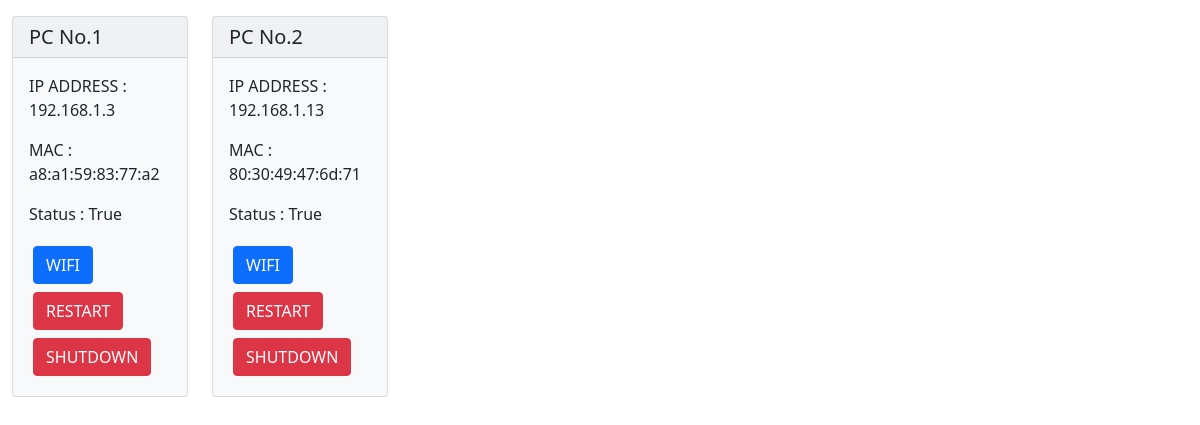
/main/active, run on an earlier commit of the app's database.
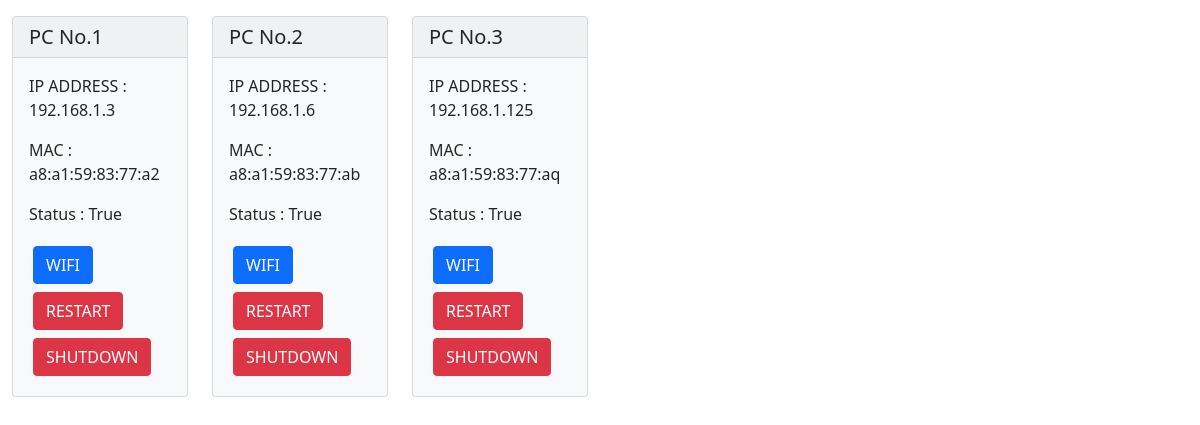
And on a later commit of the database.
### API_web/models.py (models this page shows, shortened)
class Computer(models.Model):
    mac_addr = models.CharField(max_length=50,primary_key=True, unique=True)
    ip_addr = models.CharField(max_length=50, null=True, blank=True)
    isAlive = models.BooleanField(default=False)
    isBlocked = models.BooleanField(default=False)
    status = models.CharField(max_length=255,null=True, blank=True)

### MainWeb/views.py (the view, shortened to what this page needs)
# urls.py: path('active',activView.as_view(), name='active'),
class activView(View):
    def get(self, request):
        data = Computer.objects.filter(isAlive=True).values()
        context = {
            'data' : data
        }
        return render(request,'main/active.html' ,context=context)

### MainWeb/templates/main/active.html (shortened to what this page needs)
{% extends "base.html" %}
{% load static %}
{% load l10n %}
{% block contents %}
<div class="row">
    {% for i in data %}
    <div class="col-sm-2 mt-2">
        <div class="card bg-light">
            <h5 class="card-header">PC No.{{forloop.counter}}</h5>
            <div class="card-body">
                <p class="card-text">IP ADDRESS : {{i.ip_addr}}</p>
                <p class="card-text">MAC : {{i.mac_addr}}</p>
                <p class="card-text">Status : {{i.isAlive}}</p>
                <div class="btn-group-vertical">
                    <form class="p-1" action="{% url 'Main_App:add_action' i.mac_addr 'wifi' %}" method="post">
                        <button type="submit" class="btn btn-primary">WIFI</button>
                    </form>
                    <form class="p-1" action="{% url 'Main_App:add_action' i.mac_addr 'restart' %}" method="post">
                        <button type="submit" class="btn btn-danger">RESTART</button>
                    </form>
                    <form class="p-1" action="{% url 'Main_App:add_action' i.mac_addr 'shutdown' %}" method="post">
                        <button type="submit" class="btn btn-danger">SHUTDOWN</button>
                    </form>
                </div>
            </div>
        </div>
    </div>
    {% endfor %}
</div>
{% endblock contents %}

What changed in the data, as far as the page shows it:
removed Computer: ip_addr "192.168.1.13", mac_addr "80:30:49:47:6d:71", isAlive "True"
added Computer: ip_addr "192.168.1.6", mac_addr "a8:a1:59:83:77:ab", isAlive "True"
added Computer: ip_addr "192.168.1.125", mac_addr "a8:a1:59:83:77:aq", isAlive "True"
